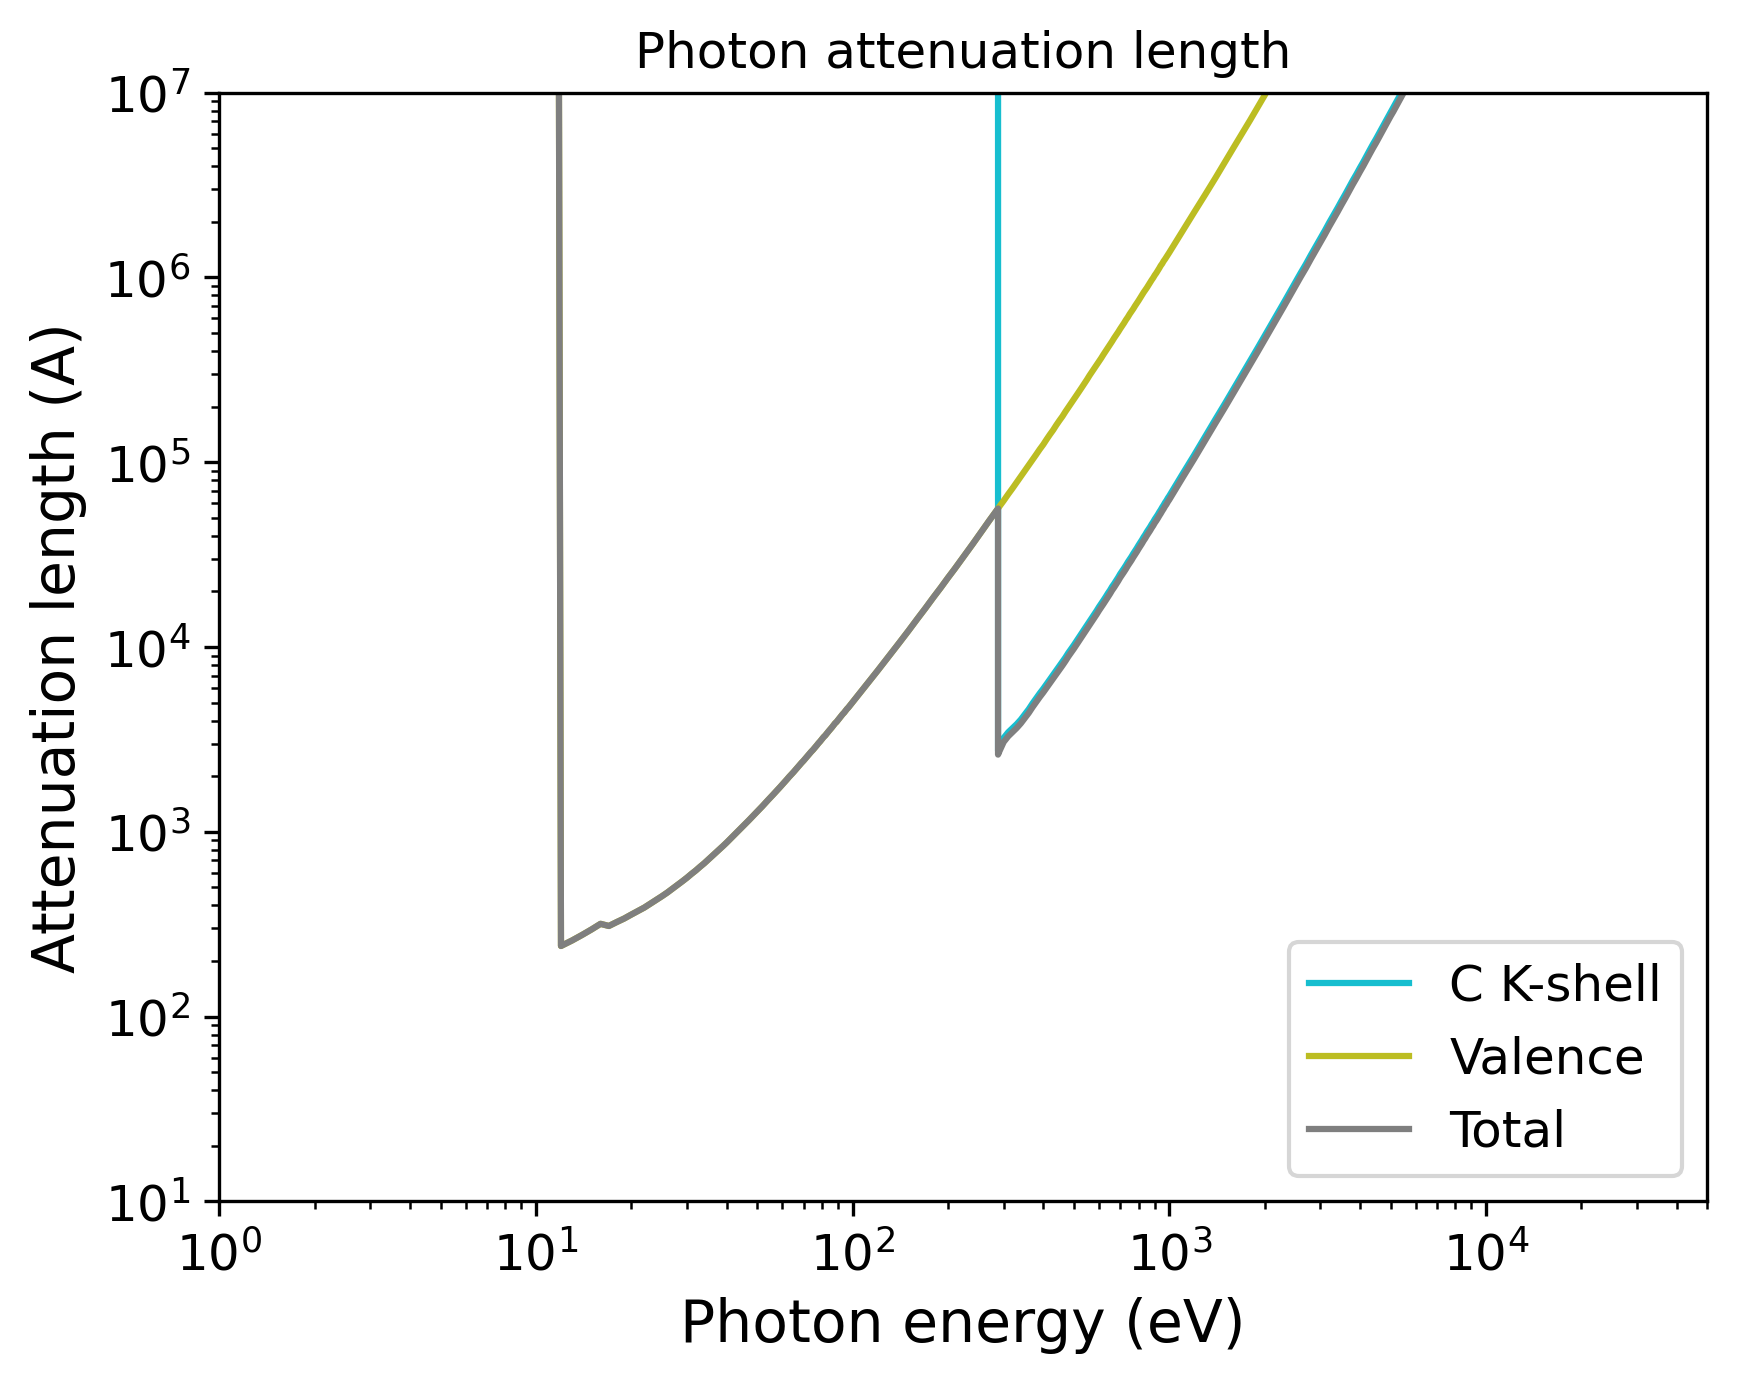

Generate this figure with Python:
import pandas as pd
import numpy as np
import matplotlib.pyplot as plt
import matplotlib.cm as cm
# Set the format:
plt.xlabel("Photon energy (eV)", fontsize=14)
plt.ylabel("Attenuation length (A)", fontsize=14)
plt.xticks(fontsize=12)
plt.yticks(fontsize=12)
plt.grid(False)
# Set the axes:
# Read the output file:
df = pd.read_csv(r"OUTPUT_Polybutylene_Photon_IMFP.dat", sep=r'\s+', header=None, comment="#", skipinitialspace=True)
plt.xscale("log")
plt.yscale("log")
# Prepare the plot:
columns_to_plot = [ 1, 2, 3]
labels = [ "C K-shell", "Valence", "Total"]
# Create N distinct colors from a colormap
N = len(columns_to_plot)
colors = plt.cm.tab10(np.linspace(1, 0, 10))
# Set line styles:
linestyles = [ "-", "-", "-"]
for i, col in enumerate(columns_to_plot):
    color = colors[i % len(colors)]
    ls    = linestyles[i % len(linestyles)]
    label = labels[i % len(labels)]
    plt.plot(df.iloc[:, 0], df.iloc[:, col],
    color=color,
    label=label,
    linestyle=ls)
plt.xlim(1.00000000,50000.00000000)
plt.ylim(10.00000000,10000000.00000000)
plt.title("Photon attenuation length")
plt.legend(loc="best", fontsize=12)
# Save the plot in this format:
plt.savefig("OUTPUT_MFP_photon.png", dpi=300, bbox_inches="tight")
